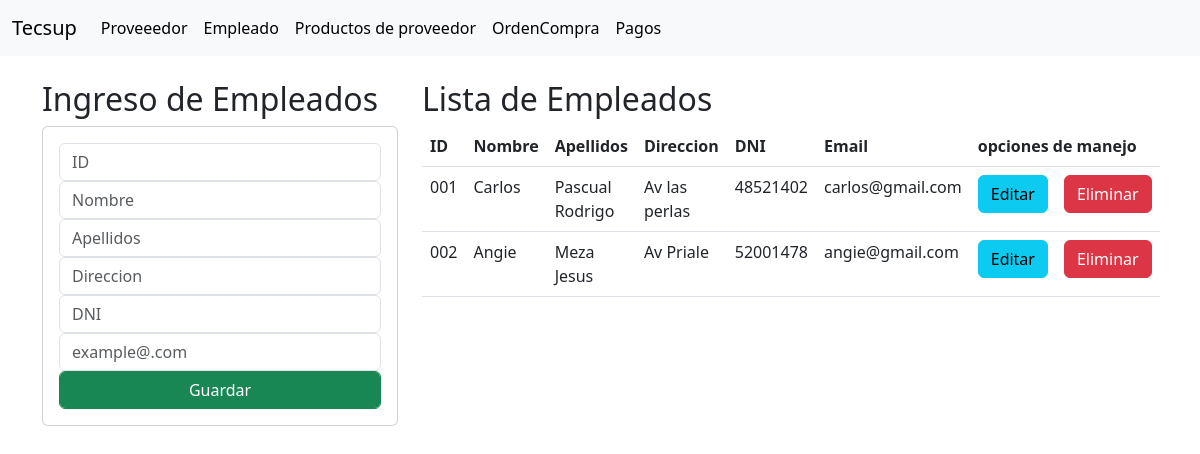
/empleados/, run on the app's committed database.
### compra/models.py (models this page shows, shortened)
class Empleado(models.Model):
    id=models.CharField(primary_key=True, max_length=6)
    nombre=models.CharField(max_length=50)
    apellido=models.CharField(max_length=50)
    direccion=models.CharField(max_length=50)
    dni = models.CharField(max_length=8)
    email = models.EmailField(max_length=50)

### compra/views.py (the view)
# urls.py: path('empleados/', views.homeempleado, name='empleados'),
def homeempleado(request):
    empleadosListado = Empleado.objects.all()
    return render(request, 'GestionEmpleados.html',{"empleados":empleadosListado})

### compra/templates/GestionEmpleados.html (shortened to what this page needs)
{% extends './base.html' %}
{% block body %}
<div class="row">
    <div class="col-sm-12 col-md-6 col-lg-4 col-xl-4">
        <h2>Ingreso de Empleados</h2>
        <div class="card">
            <div class="card-body">
                <form action="/registrarempleado" method="POST">
                    <div class="form-group">
                        <input type="text" name="txtid" placeholder="ID" class="form-control">
                    </div>
                    <div class="form-group">
                        <input type="text" name="txtnombre" placeholder="Nombre" class="form-control">
                    </div>
                    <div class="form-group">
                        <input type="text" name="txtapellido" placeholder="Apellidos" class="form-control">
                    </div>
                    <div class="form-group">
                        <input type="text" name="txtdireccion" placeholder="Direccion" class="form-control">
                    </div>
                    <div class="form-group">
                        <input type="text" name="txtdni" placeholder="DNI" class="form-control">
                    </div>
                    <div class="form-group">
                        <input type="text" name="txtemail" placeholder="example@.com" class="form-control">
                    </div>
                    <button type="submit" class="btn btn-success form-control">Guardar</button>
                </form>
            </div>
        </div>
    </div>
    <div class="col-sm-12 col-md-6  col-xl-8 col-xl-8">
        <h2>Lista de Empleados</h2>
        <table class="table" style="background-color: #4591B8;">
            <thead>
                <tr>
                    <th>ID</th>
                    <th>Nombre</th>
                    <th>Apellidos</th>
                    <th>Direccion</th>
                    <th>DNI</th>
                    <th>Email</th>
                    <th colspan="2">opciones de manejo</th>
                </tr>
            </thead>
            <tbody>
                {% for e in empleados %}
                <tr>
                    <td>{{ e.id }}</td>
                    <td>{{ e.nombre }}</td>
                    <td>{{ e.apellido }}</td>
                    <td>{{ e.direccion }}</td>
                    <td>{{ e.dni }}</td>
                    <td>{{ e.email }}</td>
                    <td><a href="edicionempleado/{{e.id}}" class="btn btn-info">Editar</a></td>
                    <td><a href="eliminarempleado/{{e.id}}" class="btn btn-danger">Eliminar</a></td>
                </tr>
                {% endfor %}
            </tbody>
        </table>
    </div>
</div>
{% endblock %}

### data on the page
Empleado: id "001", nombre "Carlos", apellido "Pascual Rodrigo", direccion "Av las perlas", dni "48521402", email "carlos@gmail.com"
Empleado: id "002", nombre "Angie", apellido "Meza Jesus", direccion "Av Priale", dni "52001478", email "angie@gmail.com"
